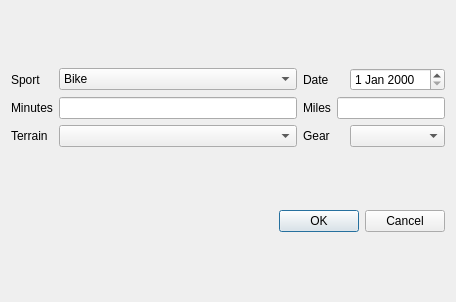
<?xml version="1.0" encoding="UTF-8"?>
<ui version="4.0">
 <class>Workout</class>
 <widget class="QDialog" name="Workout">
  <property name="geometry">
   <rect>
    <x>0</x>
    <y>0</y>
    <width>456</width>
    <height>302</height>
   </rect>
  </property>
  <property name="windowTitle">
   <string>Workout</string>
  </property>
  <layout class="QVBoxLayout" name="verticalLayout">
   <item>
    <layout class="QGridLayout" name="gridLayout">
     <item row="0" column="0">
      <widget class="QLabel" name="label_6">
       <property name="text">
        <string>Sport</string>
       </property>
      </widget>
     </item>
     <item row="0" column="1">
      <widget class="QComboBox" name="sportCombo">
       <item>
        <property name="text">
         <string>Bike</string>
        </property>
       </item>
       <item>
        <property name="text">
         <string>Swim</string>
        </property>
       </item>
       <item>
        <property name="text">
         <string>Run</string>
        </property>
       </item>
      </widget>
     </item>
     <item row="0" column="2" colspan="2">
      <widget class="QLabel" name="label">
       <property name="text">
        <string>Date</string>
       </property>
      </widget>
     </item>
     <item row="0" column="4">
      <widget class="QDateEdit" name="dateEdit"/>
     </item>
     <item row="1" column="0">
      <widget class="QLabel" name="label_2">
       <property name="text">
        <string>Minutes</string>
       </property>
      </widget>
     </item>
     <item row="1" column="1">
      <widget class="QLineEdit" name="minutesLine"/>
     </item>
     <item row="1" column="2">
      <widget class="QLabel" name="label_3">
       <property name="text">
        <string>Miles</string>
       </property>
      </widget>
     </item>
     <item row="1" column="3" colspan="2">
      <widget class="QLineEdit" name="milesLine"/>
     </item>
     <item row="2" column="0">
      <widget class="QLabel" name="label_4">
       <property name="text">
        <string>Terrain</string>
       </property>
      </widget>
     </item>
     <item row="2" column="1">
      <widget class="QComboBox" name="terrainCombo"/>
     </item>
     <item row="2" column="2" colspan="2">
      <widget class="QLabel" name="label_5">
       <property name="text">
        <string>Gear</string>
       </property>
      </widget>
     </item>
     <item row="2" column="4">
      <widget class="QComboBox" name="gearCombo"/>
     </item>
    </layout>
   </item>
   <item>
    <widget class="QDialogButtonBox" name="buttonBox">
     <property name="orientation">
      <enum>Qt::Horizontal</enum>
     </property>
     <property name="standardButtons">
      <set>QDialogButtonBox::Cancel|QDialogButtonBox::Ok</set>
     </property>
    </widget>
   </item>
  </layout>
 </widget>
 <resources/>
 <connections>
  <connection>
   <sender>buttonBox</sender>
   <signal>accepted()</signal>
   <receiver>Workout</receiver>
   <slot>accept()</slot>
   <hints>
    <hint type="sourcelabel">
     <x>248</x>
     <y>254</y>
    </hint>
    <hint type="destinationlabel">
     <x>157</x>
     <y>274</y>
    </hint>
   </hints>
  </connection>
  <connection>
   <sender>buttonBox</sender>
   <signal>rejected()</signal>
   <receiver>Workout</receiver>
   <slot>reject()</slot>
   <hints>
    <hint type="sourcelabel">
     <x>316</x>
     <y>260</y>
    </hint>
    <hint type="destinationlabel">
     <x>286</x>
     <y>274</y>
    </hint>
   </hints>
  </connection>
 </connections>
</ui>
